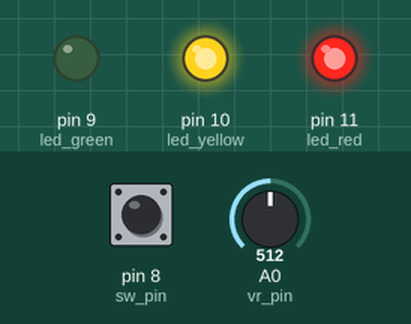
Simulated run of this sketch. Board: Arduino Uno, built with avr-gcc and run on an emulated ATmega328P. Parts: output pins drawn as LEDs (lit = HIGH). Inputs (shaded band) come from the test bench; at power-on: A0 (vr_pin) = 512, pin 8 (sw_pin) HIGH. What the sketch prints to the serial monitor is not drawn.

Above: at 1.2 s.
1.3 s: A0 (vr_pin) set to 600
2.8 s: A0 (vr_pin) set to 631
At 3.9 s:
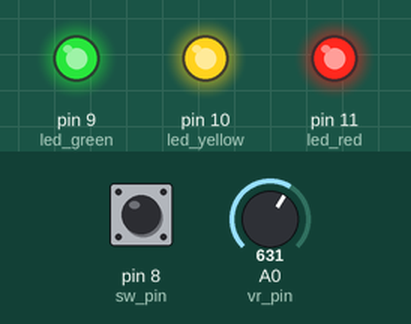
4.3 s: A0 (vr_pin) set to 306
At 5.1 s:
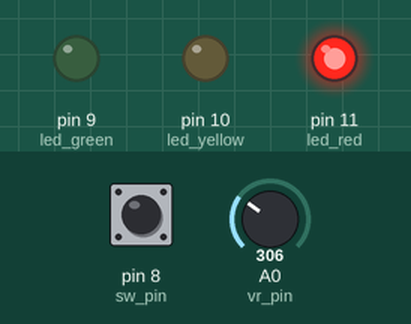
5.8 s: pin 8 (sw_pin) pulled LOW for 0.15 s
At 6.1 s:
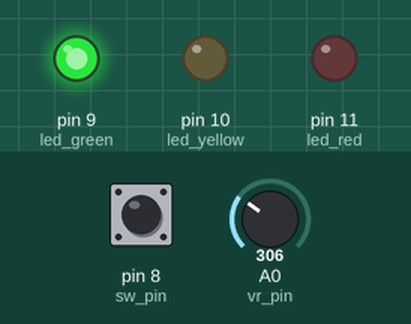
7.4 s: A0 (vr_pin) set to 219
8.9 s: A0 (vr_pin) set to 188
At 9.8 s:
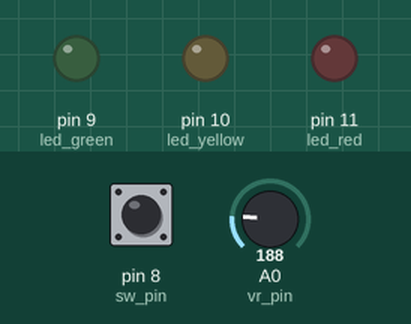
Timing chart, 0 to 11.4 s (numbered marks = the images above; inputs shaded):
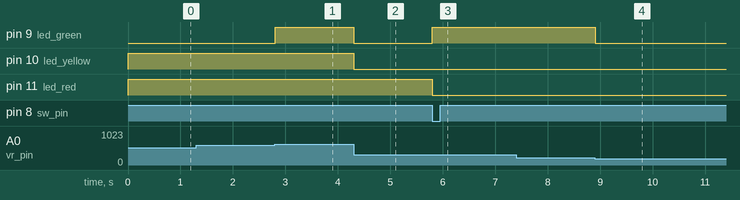

The sketch:

led-3step.ino
```cpp
int led_red = 11;    //ไฟสีแดง
int led_yellow = 10; //ไฟสีเหลือง
int led_green = 9;  //ไฟสีเขียว
int vr_pin = A0;   //ตัวต้านทานปรับค่าได้
int sw_pin = 8;    //สวิตซ์

bool normal_state = true; // ตัวแปรสถานะสวิตซ์
bool click_state = false; // ตัวแปรเช็คว่าสวิตซ์มีการกดหรือป่าว

void setup() {    //เซ็ตอุปกรณ์แต่ละตัว
  pinMode(led_red, OUTPUT);
  pinMode(led_yellow, OUTPUT);
  pinMode(led_green, OUTPUT);
  pinMode(vr_pin, INPUT_PULLUP);
  pinMode(sw_pin, INPUT_PULLUP);
  Serial.begin(9600);
}

void loop() {
  int vr = analogRead(vr_pin);
  int Vpot = map(vr, 0, 1023, 0, 5);  // เปลี่ยนสเกลจาก 0-1023 เป็น 0-5
  Serial.println(Vpot);  //แสดงค่า Vpot ผ่านทาง Serial monitor

  int sw = digitalRead(sw_pin);  //อ่านค่าสวิตซ์

  if (sw != click_state) {  // เช็คว่าสวิตซ์ถูกกดหรือยัง
    if (sw == 0) { // ปุ่มถูกกดแล้ว
      normal_state = !normal_state; // เปลี่ยนค่าตัวแปร
    }
    click_state = sw;   //Reset ค่ากลับ
  }


  if (!normal_state) {
    if (Vpot == 0) {
      digitalWrite(led_red, 0);
      digitalWrite(led_yellow, 0);
      digitalWrite(led_green, 0);
    } else if (Vpot == 1) {
      digitalWrite(led_red, 0);
      digitalWrite(led_yellow, 0);
      digitalWrite(led_green, 1);
    } else if (Vpot == 2) {
      digitalWrite(led_red, 0);
      digitalWrite(led_yellow, 1);
      digitalWrite(led_green, 1);
    } else if (Vpot >= 3) {
      digitalWrite(led_red, 1);
      digitalWrite(led_yellow, 1);
      digitalWrite(led_green, 1);
    }
  }


  else {
    if (Vpot == 0) {
      digitalWrite(led_red, 0);
      digitalWrite(led_yellow, 0);
      digitalWrite(led_green, 0);
    } else if (Vpot == 1) {
      digitalWrite(led_red, 1);
      digitalWrite(led_yellow, 0);
      digitalWrite(led_green, 0);
    } else if (Vpot == 2) {
      digitalWrite(led_red, 1);
      digitalWrite(led_yellow, 1);
      digitalWrite(led_green, 0);
    } else if (Vpot >= 3) {
      digitalWrite(led_red, 1);
      digitalWrite(led_yellow, 1);
      digitalWrite(led_green, 1);
    }
  }
}
```

Measured:
- the behaviour switches between 613 and 614 on A0 (vr_pin) (found by bisection; images 0 and 1)
- the behaviour switches between 205 and 204 on A0 (vr_pin) (found by bisection; images 3 and 4)
- after the input at 2.8 s, pin 9 (led_green): LOW → HIGH at once
- after the input at 4.3 s, pin 9 (led_green), pin 10 (led_yellow): HIGH → LOW at once
- after the input at 5.8 s, pin 9 (led_green): LOW → HIGH at once; pin 11 (led_red): HIGH → LOW at once
- after the input at 8.9 s, pin 9 (led_green): HIGH → LOW at once
